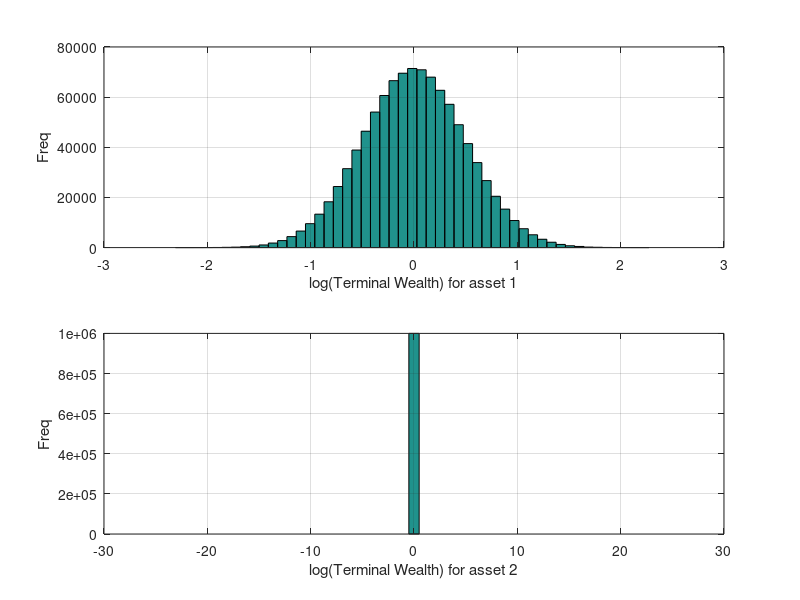
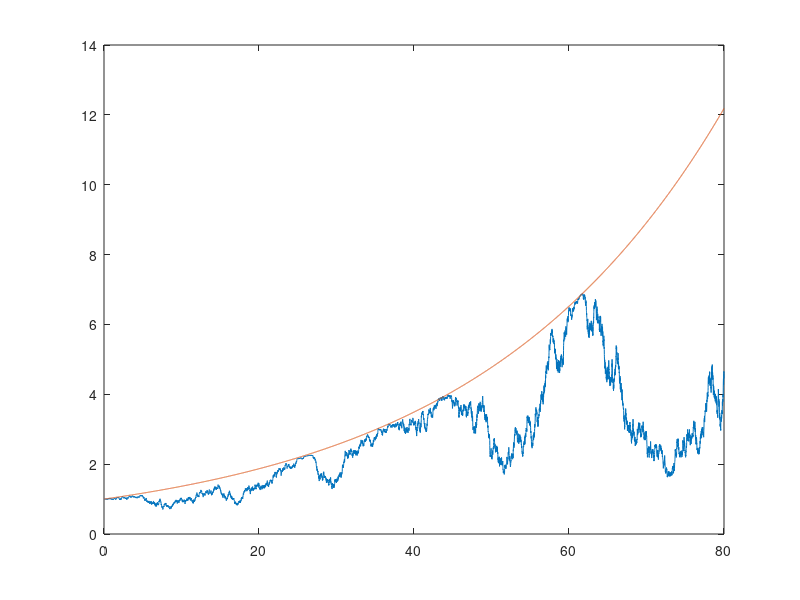

These charts were generated, in order, by the following MATLAB code: (Note: this script raises an error after producing the figures.)
%EJG_VOLATILITY_PUMPING  Demonstrate volatility pumping with risky assets.
%
%  Volatility pumping, as it was coined by Luenberger, "Investment
%  Science", (1998), is a phenomenon whereby the volatility of assets 
%  can drive long-term expected growth. 
%
%  Based on the paper "Benchmarking and Rebalancing" by Daniel Gabay and
%  Daniel Herlemont, yats.com, 19 Septembre 2007, this script reproduces 
%  example 1, showing the long-term rebalancing excess growth rate g*.
%
%  By default the long-term (asymptotic) growth rate of the risky asset is
%  zero since the volatility balances the drift, and the return of the
%  riskless asset is also zero.
%
%  By adjusting parameters such as the volatilities, drift and relative
%  weights it is possible to see how the rebalanced portfolio path compares
%  to a buy and hold porfolio path.  Since the asset correlations are zero
%  we can use a reduced, simplified, form of the excess growth rate to plot
%  the asymptotic bounded out performance curve.
%
%  This script has been generalised so that the assets can have differing
%  volatilities and drifts however it is assumed, for simplicity, that
%  they are uncorrelated.
%
%
%Edward J. Grace <edward.grace@gmail.com>

%
% $Author: graceej $ $Date: 2010/08/09 11:57:18 $
% $Revision: 1.4 $
%



% Copyright (c) 2010, Edward J. Grace
% All rights reserved.
% 
% Redistribution and use in source and binary forms, with or 
% without modification, are permitted provided that the following 
% conditions are met:
%  
%     * Redistributions of source code must retain the above 
%       copyright notice, this list of conditions and the following 
%       disclaimer.
%     * Redistributions in binary form must reproduce the above 
%       copyright notice, this list of conditions and the following 
%       disclaimer in the documentation and/or other materials 
%       provided with the distribution.
%     * Neither the name of the Imperial College London nor the 
%       names of its contributors may be used to endorse or 
%       promote products derived  this software without specific 
%       prior written permission.
% 
% THIS SOFTWARE IS PROVIDED BY THE COPYRIGHT HOLDERS AND 
% CONTRIBUTORS "AS IS" AND ANY EXPRESS OR IMPLIED WARRANTIES, 
% INCLUDING, BUT NOT LIMITED TO, THE IMPLIED WARRANTIES OF 
% MERCHANTABILITY AND FITNESS FOR A PARTICULAR PURPOSE ARE 
% DISCLAIMED. IN NO EVENT SHALL THE COPYRIGHT HOLDER OR CONTRIBUTORS 
% BE LIABLE FOR ANY DIRECT, INDIRECT, INCIDENTAL, SPECIAL, 
% EXEMPLARY, OR CONSEQUENTIAL DAMAGES (INCLUDING, BUT NOT LIMITED 
% TO, PROCUREMENT OF SUBSTITUTE GOODS OR SERVICES; LOSS OF USE, 
% DATA, OR PROFITS; OR BUSINESS INTERRUPTION) HOWEVER CAUSED AND ON 
% ANY THEORY OF LIABILITY, WHETHER IN CONTRACT, STRICT LIABILITY, OR 
% TORT (INCLUDING NEGLIGENCE OR OTHERWISE) ARISING IN ANY WAY OUT OF 
% THE USE OF THIS SOFTWARE, EVEN IF ADVISED OF THE POSSIBILITY OF 
% SUCH DAMAGE.

%% Helper functions.

% Assuming a time vector t from t=0 to t=T generated with linspace,
% generate a Brownian Motion path starting from zero with volatility sigma. 
gen_bm_path = @(t) cumsum([0 randn(1,length(t)-1).*sqrt(diff(t))]);
 
% Assuming a time vector t from t=0 to t=T generated with linspace,
% generate a geometrical Brownian motion path with drift r and volatility
% sigma.
gen_gbm_path = @(t,r,sigma) exp((r-sigma^2/2).*t + sigma.*gen_bm_path(t));

% Generate the terminal price distribution for geometrical brownian motion.
% This is obviously log-normally distributed.
price_terminal_rnd = @(T,r,sigma,M,N) exp(sigma*randn(M,N)  + (r - sigma^2/2)*T);
 
%% Initial conditions.

% Volatility of risky / riskless asset.
sigma = [0.5 0];
% Continuously compounded growth rate of risky / riskless asset.
r = [0.125 0];
% Fraction of portfolio wealth in risky asset to hold when rebalancing.
f_risky = 0.5;
% Maximum time.
T = 80;
% Number of integration steps.
N = 10000;
% Time vector for Euler integration.
t = linspace(0,T,N);

%% Preliminary steps

% First demonstrate that the mean of the log of the terminal wealth for
% large T is zero -- in other words the long-term growth rate for a risky
% asset is zero.  We expect this since the volatility balances the growth
% rate of the risky asset in the limit of large T.
s_terminal_1 = price_terminal_rnd(T,r(1),sigma(1),1000000,1);
s_terminal_2 = price_terminal_rnd(T,r(2),sigma(2),1000000,1);
figure(1);
clf;
subplot(2,1,1);
hist(log(s_terminal_1),51);
grid on;
xlabel('log(Terminal Wealth) for asset 1');
ylabel('Freq');
subplot(2,1,2);
hist(log(s_terminal_2),51);
grid on;
xlabel('log(Terminal Wealth) for asset 2');
ylabel('Freq');
% Technically this should be tested for statistical significance of course!
fprintf('Continuously compounded growth rate r_eff of asset 1 and 2 %0.2f, %0.2f\n',mean(log(s_terminal_1)),mean(log(s_terminal_2)));

%% Simulate price paths.

% Generate a price path for two assets, one is risky and has no net
% long-term growth the other is riskless.
p(:,1) = gen_gbm_path(t,r(1),sigma(1));
p(:,2) = gen_gbm_path(t,r(2),sigma(2));

% Define weight vector.
w = [f_risky (1-f_risky)];
% Preallocate quantity of holding.
q  = zeros(size(p)).';
% Check that weight vector sums to unity.
assert(sum(w) == 1,'Weight vector must sum to unity');
% Determine initial quantity of holdings.
q(:,1) = w./p(1,:);
% We then simulate the conditional Markov chain iteratively.
for n=2:length(t), 
    % The rebalancing is a normalised projection operation.
    q(:,n) = p(n,:)*q(:,n-1)*w./p(n,:); 
end

% Determine the effective growth rate, the covariance matrix is diagonal in
% this case because we have no asset correlations.  Consequently we can
% simplify the formula of Fernholz (2002).
%
g_star = 0.5*(sum(w*diag(sigma)^2) - w*diag(sigma)^2*w.');


%% Now plot the relative wealth of the two price paths.

% Plot the relative wealth 
figure(2);
clf;
% Wealth path following a rebalancing strategy.
w_re_path = sum(q.*p.'); 
% Wealth path following a buy and hold strategy.
w_bh_path = sum(bsxfun(@times,q(:,1),p.'));
% Plot relative of wealth paths and bounded excess growth rate.  Usually
% this would be plotted on a log scale, however the linear scale shows the
% effect of pulling towards the long-term growth rate more strikingly.
plot(t,w_re_path./w_bh_path,t,exp(g_star*t),'-') 
legend('Example path','exp(g^\ast t)',2)
xlabel('t (au)');
ylabel('w_{re}(t)/w_{bh}(t)');
grid on;
title(sprintf('Example of relative growth path\ng^\\ast = %0.3f%%',g_star*100));

%% CVS Log of changes.
%
% $Log: ejg_volatility_pumping.m,v $
% Revision 1.4  2010/08/09 11:57:18  graceej
% * Added BSD license.
%
%
